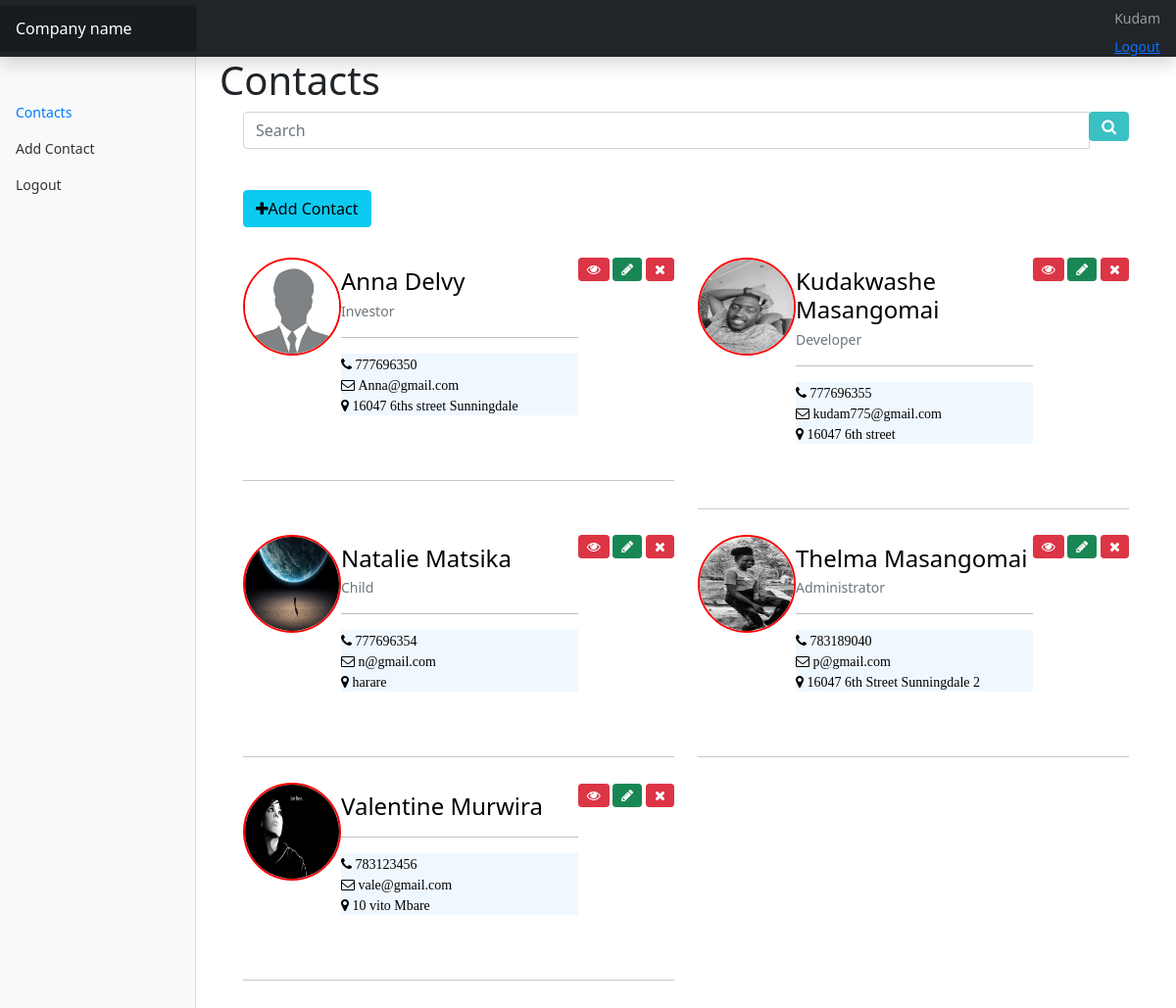
Screenshot of /contacts/ (signed in) with the database file from the repository.
### main/models.py (models this page shows, shortened)
class contacts(models.Model):
    userid = models.ForeignKey(User,on_delete=models.CASCADE)
    contact_name = models.CharField(max_length=100, blank=True, null=True)
    contact_lastname = models.CharField(max_length=100)
    contact_job = models.CharField(max_length=100,default='')
    contact_email = models.EmailField(max_length=100)
    contact_phone = models.PositiveIntegerField(unique= True)
    contact_address = models.CharField(max_length=100)
    contact_image = models.ImageField(default='default.jpg' ,upload_to ='profile_pics')
    class Meta:
        ordering =['contact_name']
    '''def clean(self):

        if self.contact_address != 'Sunningdale':
            raise ValidationError('we only want sunngindale people')
        return self.clean_data'''

### main/views.py (the view)
# urls.py: path('contacts/',ContactListView.as_view(),name='contacts'),
class ContactListView(LoginRequiredMixin,ListView):
    model = contacts
    template_name = 'main/contacts.html'
    context_object_name = 'contacts'
    paginate_by = 6
    def get_queryset(self,**kwargs):
        queryset = super(ContactListView, self).get_queryset()
        queryset = contacts.objects.filter(userid = self.request.user )
        return queryset

### main/templates/main/contacts.html (shortened to what this page needs)
{% extends "main/base/base.html" %}
{% block content %}
<link href="https://maxcdn.bootstrapcdn.com/font-awesome/4.3.0/css/font-awesome.min.css" rel="stylesheet">
<h1>Contacts</h1>
<form method="get"  action="{% url 'searched-contact' %}" autocomplete="off">
<div class="container bootstrap snippets bootdey">
   <div class="row">
        <div class="col-lg-12">
            <div class="panel panel-default">
                <div class="panel-body p-t-0">
                    <div class="input-group">
                        <input type="text" id="example-input1-group2" name="searchcontact" class="form-control" placeholder="Search">
                        <span class="input-group-btn">
                            <button type="submit" class="btn btn-effect-ripple btn-primary"><i class="fa fa-search"></i></button>
                        </span>
                    </div>
                </div>
            </div>
        </div>
    </div>
</form>
         <div class="clearfix"><br/><br/>
            <a href="{% url 'add-contacts' %}" class="btn btn-info"> <i class="fa fa-Plus"> </i>Add Contact
             </a><br/><br/></div>
<div class="row">
    {% for obj in contacts %}
        <div class="col-sm-6">
            <div class="panel">
                <div class="panel-body p-t-10">
                    <div class="media-main">
                        <a class="pull-left" href="#">
                             <img class="thumb-lg img-circle bx-s" src="{{obj.contact_image.url}}" alt=""
                              style="
                              border-radius:50px;
                              border:2px double red;
                              height:100px;
                              width:100px;
                              ">
                        </a>
                        <div class="pull-right btn-group-sm">
                            <a href="{% url 'view-contact' obj.id %}" class="btn btn-danger tooltips" data-placement="top" data-toggle="tooltip" data-original-title="View">
                                <i class="fa fa-eye"></i>
                            </a>
                            <a href="{% url 'edit-contact' obj.id %}" class="btn btn-success tooltips" data-placement="top" data-toggle="tooltip" data-original-title="Edit">
                                <i class="fa fa-pencil"></i>
                            </a>
                            <a href="{% url 'delete-contact' obj.id %}" class="btn btn-danger tooltips" data-placement="top" data-toggle="tooltip" data-original-title="Delete">
                                <i class="fa fa-close"></i>
                            </a>
                        </div>
                        <div class="info">
                            <h4>{{ obj.contact_name }} {{ obj.contact_lastname }}</h4>
                            <p class="text-muted">{{ obj.contact_job }}</p>
                            <hr/>
                              <ul class="social-links list-inline p-b-10"
                              style="
                              background-color:aliceblue;
                              margin-bottom:50px;
                              ">
                        <li>
                            <i class="fa fa-phone"> {{ obj.contact_phone }}</i>
                        </li>
                        <li>
                          <i class="fa fa-envelope-o"> {{ obj.contact_email }}</i>  </br/>
                        </li>
                        <li>
                           <i class="fa fa-map-marker" aria-hidden="true"> {{ obj.contact_address }}</i>
                        </li>
                    </ul>
                        </div>
                    </div>
                    <hr>
                </div>
            </div>
        </div>
        {% endfor %}
</div>
</div>
{% endblock content %}

### main/templates/main/base/base.html (shortened to what this page needs)
{% load static %}
<html>
<head>
<link rel="stylesheet" type="text/css" href="{% static 'main/css/bootstrap.css' %}">
<link rel="stylesheet" type="text/css" href="{% static 'main/css/bootstrap.min.css' %}">
<link rel="stylesheet" type="text/css" href="{% static 'main/css/header.css' %}">
<link rel="stylesheet" type="text/css" href="{% static 'main/css/icons.css' %}">
<link rel="stylesheet" type="text/css" href="{% static 'main/css/contacts.css' %}">
</head>
<body>
<nav class="navbar navbar-dark sticky-top bg-dark flex-md-nowrap p-0 shadow">
  <a class="navbar-brand col-md-3 col-lg-2 mr-0 px-3" href="#">Company name</a>
  <ul class="navbar-nav px-3">
  	 <li class="nav-item text-nowrap">
      {% if user.is_authenticated %}
      <a class="nav-link" href="#">{{user.username|capfirst }}</a>
    </li>
    <li class="nav-item text-nowrap">
      <a href="{% url 'logout' %}">Logout</a>
    </li>
  </ul>
     {% endif %}
</nav>
<div class="container-fluid">
  <div class="row">
    <nav id="sidebarMenu" class="col-md-3 col-lg-2 d-md-block bg-light sidebar collapse">
      <div class="sidebar-sticky pt-5">
        <ul class="nav flex-column">
          <li class="nav-item">
            <a class="nav-link active" href="{% url 'contacts' %}">
              Contacts
            </a>
          </li>
          <li class="nav-item">
             <a class="nav-link" href="{% url 'add-contacts' %}">
             Add Contact
            </a>
          </li>
          <li class="nav-item">
            <a class="nav-link" href="{% url 'logout' %}">
              Logout
            </a>
          </li>
        </ul>
      </div>
    </nav>
    <main role="main" class="col-md-9 ms-sm-auto col-lg-10 px-md-4">
      {% block content %}
      {% endblock content %}
  </div>
</body>
</html>

### main/static/main/css/header.css (style rules this page uses)
body { font-size: .875rem; }
.sidebar { position: fixed; top: 0; bottom: 0; left: 0; z-index: 100; padding: 48px 0 0; box-shadow: inset -1px 0 0 rgba(0, 0, 0, .1); }
.sidebar-sticky { position: relative; top: 0; height: calc(100vh - 48px); padding-top: .5rem; overflow-x: hidden; overflow-y: auto; }
.sidebar .nav-link { font-weight: 500; color: #333; }
.sidebar .nav-link.active { color: #007bff; }
.navbar-brand { padding-top: .75rem; padding-bottom: .75rem; font-size: 1rem; background-color: rgba(0, 0, 0, .25); box-shadow: inset -1px 0 0 rgba(0, 0, 0, .25); }

### main/static/main/css/contacts.css (style rules this page uses)
.btn-primary, .btn-primary:hover, .btn-primary:focus, .btn-primary:active, .btn-primary.active, .btn-primary.focus, .btn-primary:active, .btn-primary:focus, .btn-primary:hover, .open>.dropdown-toggle.btn-primary { background-color: #3bc0c3; border: 1px solid #3bc0c3; }
.p-t-10 { padding-top: 10px !important; }
.media-main a.pull-left { width: 100px; }
.thumb-lg { height: 84px; width: 84px; }
.media-main .info { overflow: hidden; color: #000; }
.media-main .info h4 { padding-top: 10px; margin-bottom: 5px; }

### rows the page displays
contacts: contact_image (placeholder picture), contact_name "Anna", contact_lastname "Delvy", contact_job "Investor", contact_phone "777696350", contact_email "Anna@gmail.com", contact_address "16047 6ths street Sunningdale"
contacts: contact_image (picture), contact_name "Kudakwashe", contact_lastname "Masangomai", contact_job "Developer", contact_phone "777696355", contact_email "kudam775@gmail.com", contact_address "16047 6th street"
contacts: contact_image (picture), contact_name "Natalie", contact_lastname "Matsika", contact_job "Child", contact_phone "777696354", contact_email "n@gmail.com", contact_address "harare"
contacts: contact_image (picture), contact_name "Thelma", contact_lastname "Masangomai", contact_job "Administrator", contact_phone "783189040", contact_email "p@gmail.com", contact_address "16047 6th Street Sunningdale 2"
contacts: contact_image (picture), contact_name "Valentine", contact_lastname "Murwira", contact_phone "783123456", contact_email "vale@gmail.com", contact_address "10 vito Mbare"

### other values shown
{{ user.username|capfirst }} "Kudam"
